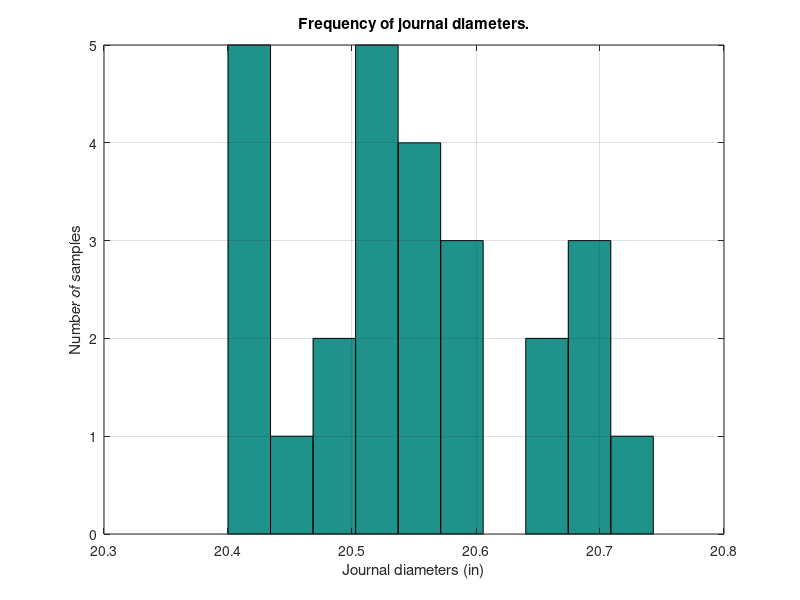

This chart was generated by the following MATLAB code:
%%%%%%%%%%%%%%%%%%%%%%%%%%%%%%%%%%%%%%%%%%%%%%%%%%%%%%%%%%%%%%%%%%%%%%%%%%%
%
%  Programmer(s) and Purdue Email Address(es):
%  1. Mark Luzarowski mluzarow@purdue.edu
%
%  Section: 017
%
%  Assignment #: 7.1
%
%  Academic Integrity Statement:
%
%       I/we have not used source code obtained from
%       any other unauthorized source, either modified
%       or unmodified.  Neither have I/we provided access
%       to my/our code to another. The project I/we am/are submitting
%       is my/our own original work.
%
%  Program Description: Draws data from a text file and creates a
%  histogram.
%
%%%%%%%%%%%%%%%%%%%%%%%%%%%%%%%%%%%%%%%%%%%%%%%%%%%%%%%%%%%%%%%%%%%%%%%%%%%

% --- INPUTS ---
%Reads the text file into a string array.
hist_data = textread('journal_diam.txt');

% --- CALCULATIONS ---
%Takes the mean.
fprintf('\nMean of data: %f\n', mean(hist_data));
%Finds the median value.
fprintf('Median of data: %f\n', median(hist_data));
%Finds the standard deviation.
fprintf('Standard deviation of data: %f\n', std(hist_data));
%Finds the minimum value.
fprintf('Minimum of data: %f\n', min(hist_data));
%Finds the maximum value.
fprintf('Maximum of data: %f\n', max(hist_data));

% --- OUTPUTS ----
%Creates a histogram with given data.
hist(hist_data)
xlabel('Journal diameters (in)');
ylabel('Number of samples');
title('Frequency of journal diameters.');
grid;

%It is diffinitely easier to use the MATLAB histogram creation method as it
%is much, much faster.  However, MATLAB's histogram function seems to
%create a graph that changes slightly as the data changes.  Also, the bars
%could offset themselves and make the graph strange to read.